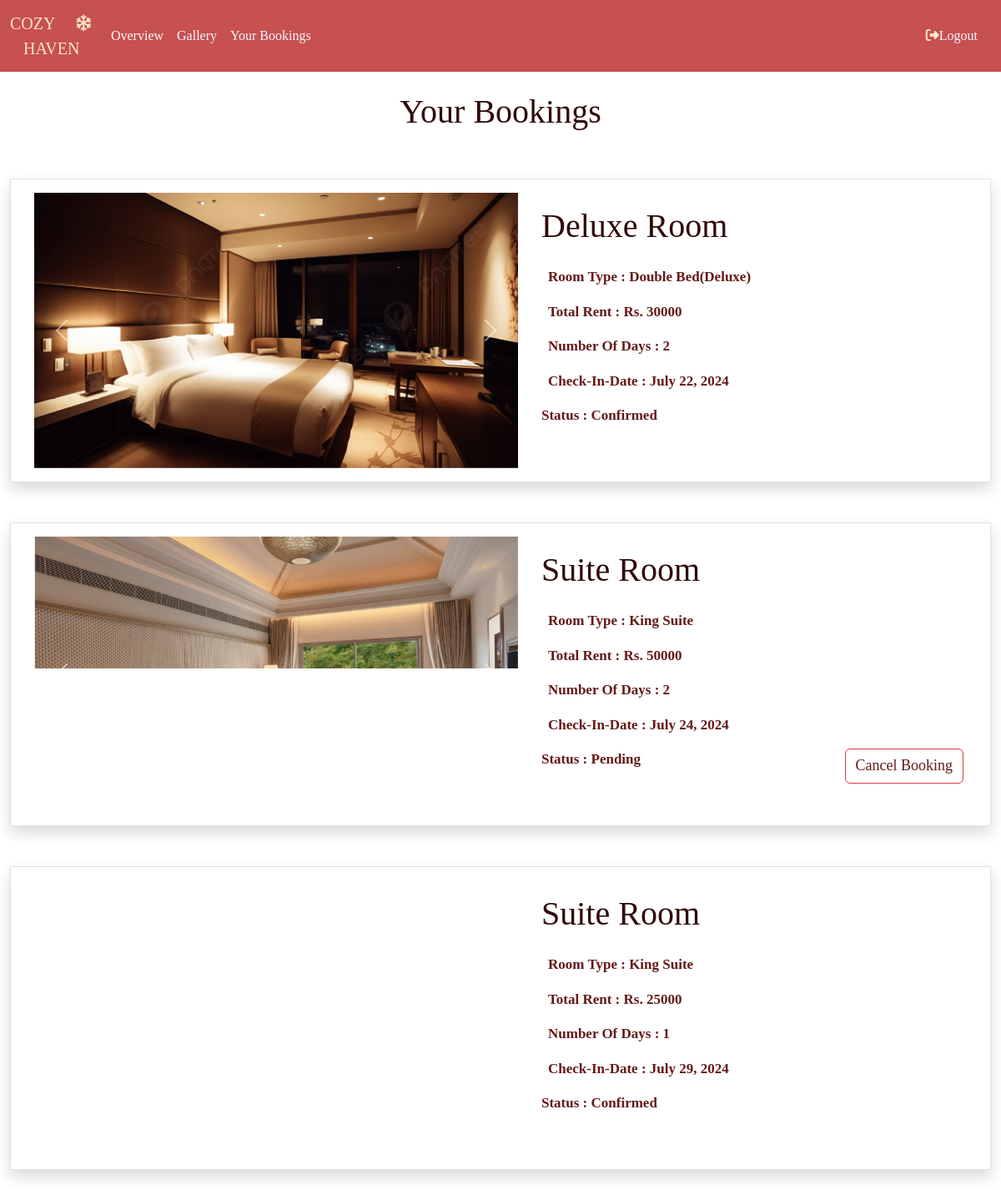
Screenshot of /guest/bookedlist (signed in) with the database file from the repository.
### website/models.py (models this page shows, shortened)
class Booking(models.Model):
    room = models.ForeignKey(Rooms, on_delete=models.CASCADE)
    guest=models.ForeignKey(User,on_delete=models.CASCADE)
    check_in_date=models.DateField(default=timezone.now)
    number_of_days=models.IntegerField(default=1)
    number_of_guests = models.PositiveIntegerField(blank=True,null=True)
    status_opt=(
        ('confirmed', 'Confirmed'),
        ('pending', 'Pending')
    )
    status=models.CharField(max_length=200,default="confirmed",choices=status_opt)
    address=models.CharField(max_length=500)
    phone=models.PositiveIntegerField()
    @property
    def total_rent(self):
        trent=self.room.rent*self.number_of_days
        return trent

class Rooms(models.Model):
    title=models.CharField(max_length=100)
    rent=models.PositiveBigIntegerField()
    image1=models.ImageField(upload_to='room_img')
    image2 = models.ImageField(upload_to='room_img',blank=True, null=True)
    image3 = models.ImageField(upload_to='room_img', blank=True, null=True)
    image4 = models.ImageField(upload_to='room_img', blank=True, null=True)
    image5 = models.ImageField(upload_to='room_img', blank=True, null=True)
    options=(
        ("standard room","standard room"),
        ("deluxe room","deluxe room"),
        ("suite room","suite room"),
        ("connecting room","connecting room")
    )
    type=models.CharField(max_length=100,choices=options)
    description=models.CharField(max_length=1000,default='')
    amenities=models.TextField(max_length=1000,default='')
    bathroom=models.TextField(max_length=1000,default='')
    special_features=models.TextField(max_length=1000,default='')
    policies=models.TextField(max_length=1000,default='')
    additional_info=models.TextField(max_length=1000,default='')

### guest/views.py (the view)
# urls.py: path('bookedlist',BookedListView.as_view(),name="blist"),
class BookedListView(ListView):
    template_name="booked_list.html"
    queryset=Booking.objects.all()
    context_object_name="booked"
    def get_queryset(self) -> QuerySet[Any]:
        qs=super().get_queryset()
        qs=qs.filter(guest=self.request.user)
        return qs

### guest/templates/booked_list.html (shortened to what this page needs)
{% extends 'nav.html' %}
{% block nav %}
<div class="container-fluid p-4">
    <div class="d-flex justify-content-center">
        <h1>Your Bookings</h1>
    </div>
</div>
{% for i in booked %}
    <div class="container-fluid p-4">
        <div class="row border p-3 shadow">
            <div id="carouselExampleControls{{ forloop.counter }}" class="carousel slide col" data-bs-ride="carousel">
                <div class="carousel-inner">
                    {% if i.room.image1 %}
                      <div class="carousel-item active">
                        <img src="{{ i.room.image1.url }}" class="d-block" style="width:580px; height:330px;" alt="...">
                      </div>
                    {% endif %}
                </div>
                <button class="carousel-control-prev" type="button" data-bs-target="#carouselExampleControls{{ forloop.counter }}" data-bs-slide="prev">
                  <span class="carousel-control-prev-icon" aria-hidden="true"></span>
                </button>
                <button class="carousel-control-next" type="button" data-bs-target="#carouselExampleControls{{ forloop.counter }}" data-bs-slide="next">
                  <span class="carousel-control-next-icon" aria-hidden="true"></span>
                </button>
            </div>
            <div class="col d-flex flex-column p-3">
              <h1 class="mb-4">{{ i.room.type }}</h1>
              <div>
                <p class="ms-2" >
                    Room Type : {{ i.room.title }}
                  </p>
                <p class="ms-2" >
                  Total Rent : Rs. {{ i.total_rent }}
                </p>
                <p class="ms-2" >
                   Number Of Days : {{ i.number_of_days }}
                </p>
                <p class="ms-2">
                  Check-in-date : {{ i.check_in_date }}
                </p>
                <div class="d-flex justify-content-between">
                    {% if i.status == 'confirmed' %}
                    <p>Status : {{i.status}}</p>
                    {% endif %}
                    {% if i.status == 'pending' %}
                    <p>Status : {{ i.status }}</p>
                    <a class="btn btn-outline-danger" href="{% url 'cancel' i.id %}" style="color: rgb(101, 25, 25); font-family: Cambria, Cochin, Georgia, Times, 'Times New Roman', serif;font-size: 18px;">Cancel Booking</a>
                    {% endif %}
                </div>
              </div>
            </div>
        </div>
    </div>
{% endfor %}
{% endblock nav %}

### guest/templates/nav.html (shortened to what this page needs)
<!doctype html>
<html lang="en">
    <head>
        <link
            href="https://cdn.jsdelivr.net/npm/bootstrap@5.3.2/dist/css/bootstrap.min.css"
            rel="stylesheet"
        />
        <link rel="stylesheet" href="https://cdnjs.cloudflare.com/ajax/libs/font-awesome/6.5.2/css/all.min.css" />
    </head>
    <body>
        <nav class="navbar navbar-expand-sm navbar-dark sticky-top">
            <div class="container-fluid">
              <a id="b" class="navbar-brand" href="javascript:void(0)">COZY  <i class="fa-regular fa-snowflake" style="color: bisque;"></i><br><span class="brand-space">HAVEN</span></a>
              <div class="collapse navbar-collapse" id="collapsibleNavbar">
                <ul class="navbar-nav">
                  <li class="nav-item">
                    <a class="nav-link active" href="{% url 'home' %}">Overview</a>
                  </li>
                  <li class="nav-item">
                    <a class="nav-link" href="{% url 'gal' %}">Gallery</a>
                  </li>
                  <li class="nav-item">
                    <a class="nav-link" href="{% url 'blist' %}">Your Bookings</a>
                  </li>
                </ul>
                <a id="lout" class="ms-auto me-3" href="{% url 'out' %}" ><i class="fa-solid fa-right-from-bracket" style="color: bisque;"></i>Logout</a>
              </div>
            </div>
          </nav>
          {% block nav %}
          {% endblock nav %}
    </body>
</html>

### guest/templates/nav.html (style rules this page uses)
.brand-space { margin-left: 0.80em; color: bisque; font-family:emoji; }
.navbar-brand { font-family:emoji; color: bisque; }
.navbar { background-color: rgb(199, 80, 80); }
.nav-link { font-family: Cambria, Cochin, Georgia, Times, 'Times New Roman', serif; color: aliceblue; }
#lout { font-family: Cambria, Cochin, Georgia, Times, 'Times New Roman', serif; color: aliceblue; text-decoration: none; }

### guest/templates/booked_list.html (style rules this page uses)
h2,h1 { font-family: 'Brush Script MT', cursive; color: rgb(47, 10, 10); text-transform: capitalize; }
p { font-family: Cambria, Cochin, Georgia, Times, 'Times New Roman', serif; color: rgb(101, 25, 25); font-size: 17px; text-transform: capitalize; font-weight: 800; }

### rows the page displays
Booking: room.image1 (picture), room.type "Deluxe Room", room "Double Bed(Deluxe)", total_rent "30000", number_of_days "2", check_in_date "July 22, 2024", status "Confirmed"
Booking: room.image1 (picture), room.type "Suite Room", room "King Suite", total_rent "50000", number_of_days "2", check_in_date "July 24, 2024", status "Pending"
Booking: room.image1 (picture), room.type "Suite Room", room "King Suite", total_rent "25000", number_of_days "1", check_in_date "July 29, 2024", status "Confirmed"
